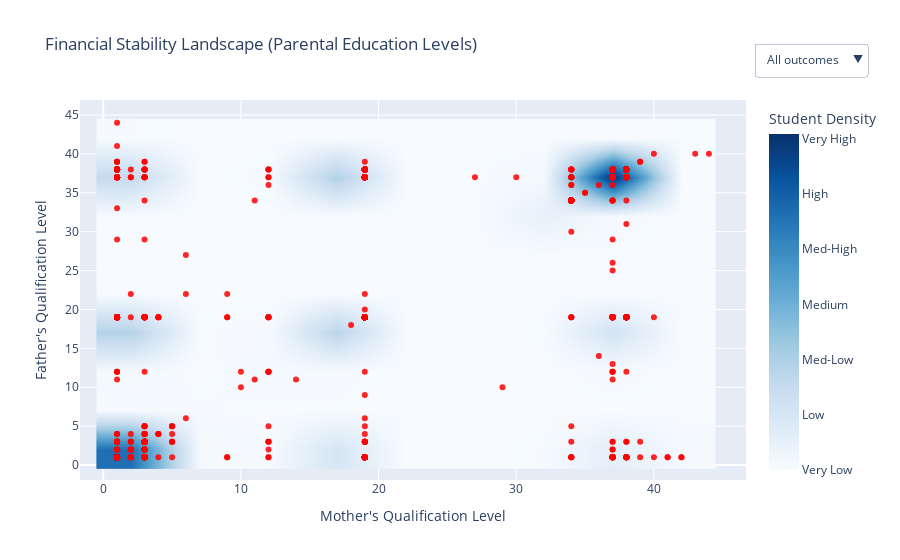

The notebook cell this image was saved under:
### Code cell
import plotly.graph_objects as go

fig_fin = go.Figure()

# ---- Density Heatmap: all students ----
fig_fin.add_trace(
    go.Histogram2d(
        x=df["Mother's qualification"],
        y=df["Father's qualification"],
        colorscale="Blues",
        zsmooth="best",
        nbinsx=20,
        nbinsy=20,
        name="Student Density",
        colorbar=dict(
            title="Student Density",
            tickvals=[0, 200, 400, 600, 800, 1000, 1200],
            ticktext=["Very Low","Low","Med-Low","Medium","Med-High","High","Very High"]
        )
    )
)

# ---- Overlays for each outcome ----
drop = df[df["Target"] == "Dropout"]
grad = df[df["Target"] == "Graduate"]
enrl = df[df["Target"] == "Enrolled"]

fig_fin.add_trace(
    go.Scatter(
        x=drop["Mother's qualification"],
        y=drop["Father's qualification"],
        mode="markers",
        name="Dropout Students",
        marker=dict(color="red", size=6, opacity=0.85),
        hovertemplate="Outcome: Dropout<br>Mother Qual: %{x}<br>Father Qual: %{y}<extra></extra>"
    )
)


# ---- Filtering menu ----
# trace indices: 0 = heatmap, 1 = dropout, 2 = graduate, 3 = enrolled
buttons = [
    dict(
        label="All outcomes",
        method="update",
        args=[
            {"visible": [True, True, True, True]},
            {"title": "Financial Stability Landscape (All Outcomes)"}
        ]
    ),
    dict(
        label="Dropout only",
        method="update",
        args=[
            {"visible": [True, True, False, False]},
            {"title": "Financial Stability Landscape (Dropout Overlay)"}
        ]
    ),
]

fig_fin.update_layout(
    title="Financial Stability Landscape (Parental Education Levels)",
    xaxis_title="Mother's Qualification Level",
    yaxis_title="Father's Qualification Level",
    hovermode="closest",
    legend=dict(x=1.02, y=1.0),
    updatemenus=[
        dict(
            type="dropdown",
            showactive=True,
            x=1.18,
            y=1.15,
            buttons=buttons
        )
    ]
)

fig_fin.show()

### Figure 1 — Plotly figure (JSON) as saved in the notebook; plotly's stock layout.template omitted (floating-point values rounded to 4 significant figures; data arrays with more than 128 entries replaced by an {"elided": "..."} marker saying what was removed)
{"data": [{"colorbar": {"ticktext": ["Very Low", "Low", "Med-Low", "Medium", "Med-High", "High", "Very High"], "tickvals": [0, 200, 400, 600, 800, 1000, 1200], "title": {"text": "Student Density"}}, "colorscale": [[0, "rgb(247,251,255)"], [0.125, "rgb(222,235,247)"], [0.25, "rgb(198,219,239)"], [0.375, "rgb(158,202,225)"], [0.5, "rgb(107,174,214)"], [0.625, "rgb(66,146,198)"], [0.75, "rgb(33,113,181)"], [0.875, "rgb(8,81,156)"], [1, "rgb(8,48,107)"]], "name": "Student Density", "nbinsx": 20, "nbinsy": 20, "type": "histogram2d", "x": {"elided": "4424 int values"}, "y": {"elided": "4424 int values"}, "zsmooth": "best"}, {"hovertemplate": "Outcome: Dropout<br>Mother Qual: %{x}<br>Father Qual: %{y}<extra></extra>", "marker": {"color": "red", "opacity": 0.85, "size": 6}, "mode": "markers", "name": "Dropout Students", "type": "scatter", "x": {"elided": "1421 int values"}, "y": {"elided": "1421 int values"}}], "layout": {"hovermode": "closest", "legend": {"x": 1.02, "y": 1}, "title": {"text": "Financial Stability Landscape (Parental Education Levels)"}, "updatemenus": [{"buttons": [{"args": [{"visible": [true, true, true, true]}, {"title": "Financial Stability Landscape (All Outcomes)"}], "label": "All outcomes", "method": "update"}, {"args": [{"visible": [true, true, false, false]}, {"title": "Financial Stability Landscape (Dropout Overlay)"}], "label": "Dropout only", "method": "update"}], "showactive": true, "type": "dropdown", "x": 1.18, "y": 1.15}], "xaxis": {"title": {"text": "Mother's Qualification Level"}}, "yaxis": {"title": {"text": "Father's Qualification Level"}}}}
